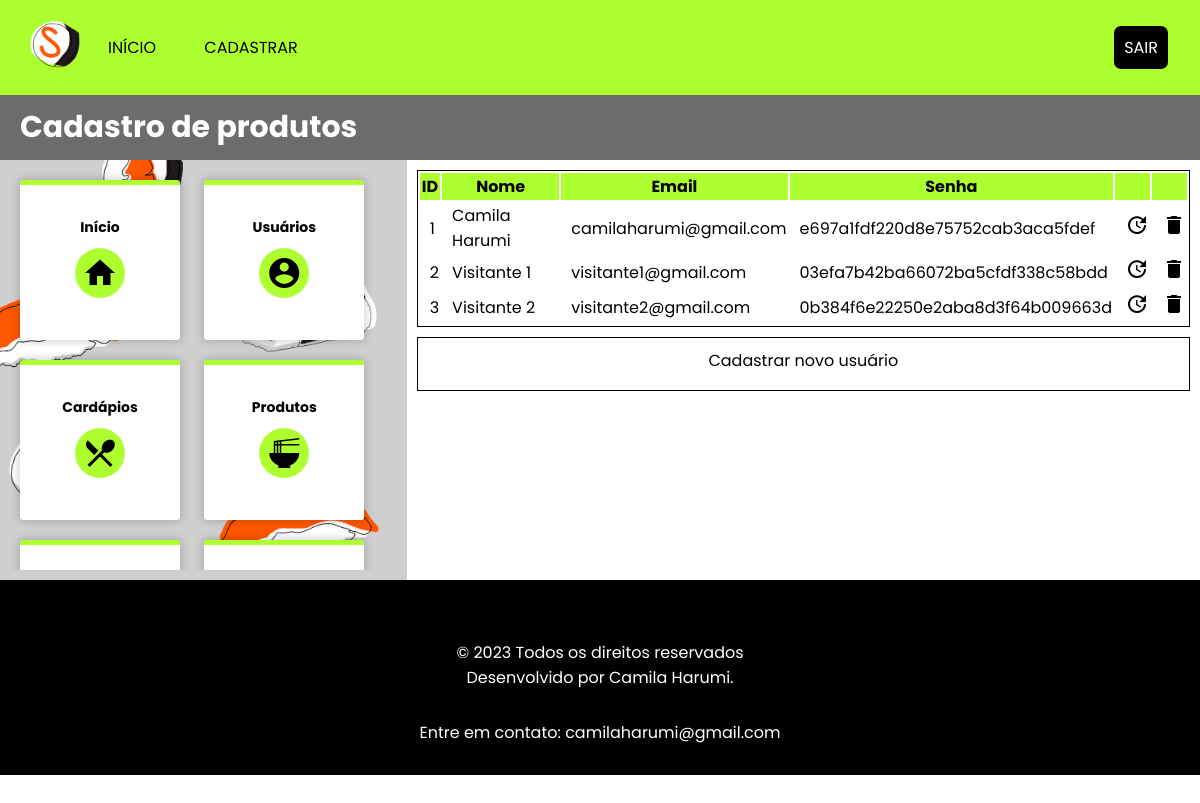
/listarUsuarios.php (signed in), run on the app's committed database.
### tables this page shows
CREATE TABLE IF NOT EXISTS Usuario (
    CodUsuario TINYINT NOT NULL AUTO_INCREMENT,
    Nome VARCHAR(80) NOT NULL,
    Email VARCHAR(50) NOT NULL,
    Senha VARCHAR(50) NOT NULL,
    PRIMARY KEY (CodUsuario)
);

### listarUsuarios.php (the view, shortened to what this page needs)
<?php include 'includes/menu.php'; ?>
<header id="header-cadastro">
    <h1>Cadastro de produtos</h1>
</header>
<section id="tela-gerenciamento">
    <?php include 'includes/sidebar.php' ?>
    <article>
        <table>
            <tr>
                <th>ID</th>
                <th>Nome</th>
                <th>Email</th>
                <th>Senha</th>
                <th></th>
                <th></th>
            </tr>
            <?php
                include 'includes/conectarBD.php';
                $sql = "SELECT * FROM Usuario";
                $resultado = mysqli_query($conn, $sql);
                if ($resultado) {
                    while ($row = mysqli_fetch_assoc($resultado)) {
                        echo "<tr>
                                <td>" . $row['CodUsuario'] . "</td>
                                <td>" . $row['Nome'] . "</td>
                                <td>" . $row['Email'] . "</td>
                                <td>" . $row['Senha'] . "</td>
                                <td><a href='cadastrarUsuario.php?id=" . $row['CodUsuario'] . "'><i class='material-icons'>update</i></a></td>
                                <td><a href='excluirUsuario.php?id=" . $row['CodUsuario'] . "'><i class='material-icons'>delete</i></a></td>
                            </tr>";
                    }
                }
            ?>
        </table>
        <div class="botao-cadastrar"><a href="cadastrarUsuario.php">Cadastrar novo usuário</a></div>
    </article>
</section>
<?php include 'includes/rodape.php';?>

### css/style.css (style rules this page uses)
* { box-sizing: border-box; -webkit-box-sizing: border-box; -moz-box-sizing: border-box; font-family: 'Poppins', Arial, Verdana, sans-serif; }
body, h1, h2, p, a { padding: 0px; margin: 0px; overflow-x: hidden; }
body { min-height: 100vh; }
table { background-color: white; width: 100%; margin: auto; border: 1px solid black; }
table th { background-color: greenyellow; }
table td { padding-left: 10px; }
h1 { font-size: 30px; }
#header-cadastro { background-color: #6c6c6c; color: white; font-size: 20px; padding: 10px; padding-left: 20px; }
section#tela-gerenciamento { display: flex; display: -webkit-flex; }
article { padding: 10px; -webkit-flex: 3; -ms-flex: 3; flex: 2; overflow: scroll; overflow-x: hidden; }
.botao-cadastrar { background-color: white; color: black; width: 100%; text-align: center; margin-top: 10px; border: 1px solid black; cursor: pointer; transition: 0.4s; }
.botao-cadastrar a { display: inline-block; color: black; width: 100%; height: 100%; text-decoration: none; padding: 10px; }
.material-icons { color: black; }

### data on the page
usuario: CodUsuario "1", Nome "Camila Harumi", Email "camilaharumi@gmail.com", Senha "e697a1fdf220d8e75752cab3aca5fdef"
usuario: CodUsuario "2", Nome "Visitante 1", Email "visitante1@gmail.com", Senha "03efa7b42ba66072ba5cfdf338c58bdd"
usuario: CodUsuario "3", Nome "Visitante 2", Email "visitante2@gmail.com", Senha "0b384f6e22250e2aba8d3f64b009663d"
